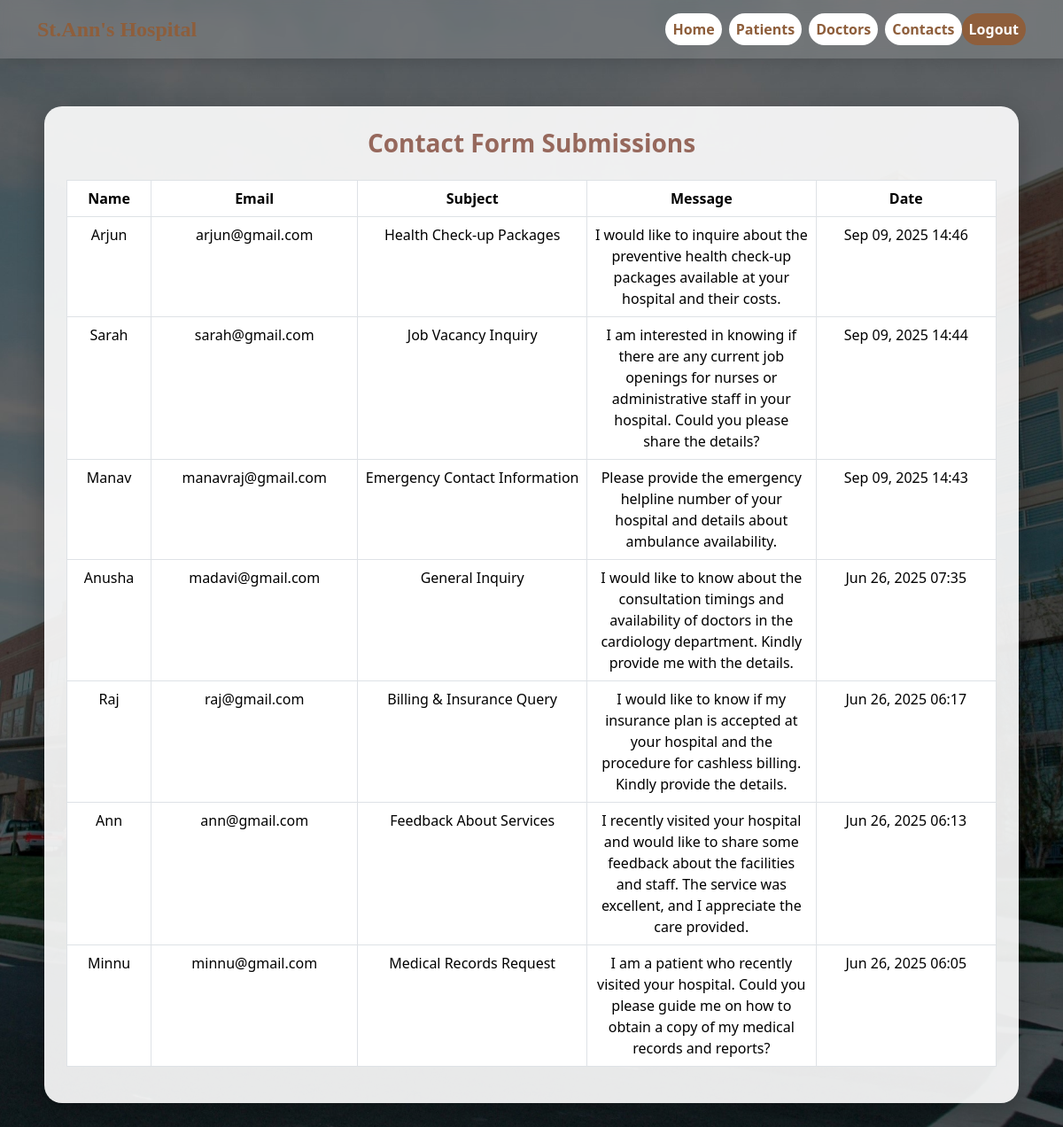
/view_contacts/ (signed in), run on the app's committed database.
### app/models.py (models this page shows, shortened)
class Contact(models.Model):
    name = models.CharField(max_length=100)
    email = models.EmailField()
    subject = models.CharField(max_length=200)
    message = models.TextField()
    submitted_at = models.DateTimeField(auto_now_add=True)

### app/views.py (the view)
# urls.py: path('view_contacts/', view_contacts, name='view_contacts'),
@login_required
def view_contacts(request):
    contacts = Contact.objects.all().order_by('-submitted_at')
    return render(request, 'view_contacts.html', {'contacts': contacts})

### app/templates/view_contacts.html (shortened to what this page needs)
{% load static %}
<!DOCTYPE html>
<html lang="en">
<head>
<link href="https://cdn.jsdelivr.net/npm/bootstrap@5.3.2/dist/css/bootstrap.min.css" rel="stylesheet">
</head>
<body>
<nav class="navbar navbar-expand-lg fixed-top">
  <div class="container-fluid">
    <a class="navbar-brand" href="{% url 'adminpage' %}">St.Ann's Hospital</a>
    <div class="collapse navbar-collapse" id="navbarNav">
      <ul class="navbar-nav ms-auto">
        <li class="nav-item"><a href="{% url 'adminpage' %}" class="nav-link btn-nav">Home</a></li>
        <li class="nav-item"><a href="{% url 'view_patient_by_admin' %}" class="nav-link btn-nav">Patients</a></li>
        <li class="nav-item"><a href="{% url 'view_doctors' %}" class="nav-link btn-nav">Doctors</a></li>
        <li class="nav-item"><a href="{% url 'view_contacts' %}" class="nav-link btn-nav">Contacts</a></li>
        <li class="nav-item"><a href="{% url 'logout' %}" class="nav-link btn-logout">Logout</a></li>
      </ul>
    </div>
  </div>
</nav>
<div class="container-table">
    <h3 class="mb-4 text-center">Contact Form Submissions</h3>
    <div class="table-responsive">
        <table class="table table-bordered table-hover">
            <thead>
                <tr>
                    <th>Name</th>
                    <th>Email</th>
                    <th>Subject</th>
                    <th>Message</th>
                    <th>Date</th>
                </tr>
            </thead>
            <tbody>
                {% for c in contacts %}
                <tr>
                    <td>{{ c.name }}</td>
                    <td>{{ c.email }}</td>
                    <td>{{ c.subject }}</td>
                    <td>{{ c.message }}</td>
                    <td>{{ c.submitted_at|date:"M d, Y H:i" }}</td>
                </tr>
                {% empty %}
                <tr>
                    <td colspan="5" class="text-center text-muted">No messages yet.</td>
                </tr>
                {% endfor %}
            </tbody>
        </table>
    </div>
</div>
</body>
</html>

### data on the page
Contact: name "Arjun", email "arjun@gmail.com", subject "Health Check-up Packages", message "I would like to inquire about the preventive health check-up packages available at your hospital and their costs.", submitted_at "Sep 09, 2025 14:46"
Contact: name "Sarah", email "sarah@gmail.com", subject "Job Vacancy Inquiry", message "I am interested in knowing if there are any current job openings for nurses or administrative staff in your hospital. Could you please share the details?", submitted_at "Sep 09, 2025 14:44"
Contact: name "Manav", email "manavraj@gmail.com", subject "Emergency Contact Information", message "Please provide the emergency helpline number of your hospital and details about ambulance availability.", submitted_at "Sep 09, 2025 14:43"
Contact: name "Anusha", email "madavi@gmail.com", subject "General Inquiry", message "I would like to know about the consultation timings and availability of doctors in the cardiology department. Kindly provide me with the details.", submitted_at "Jun 26, 2025 07:35"
Contact: name "Raj", email "raj@gmail.com", subject "Billing & Insurance Query", message "I would like to know if my insurance plan is accepted at your hospital and the procedure for cashless billing. Kindly provide the details.", submitted_at "Jun 26, 2025 06:17"
Contact: name "Ann", email "ann@gmail.com", subject "Feedback About Services", message "I recently visited your hospital and would like to share some feedback about the facilities and staff. The service was excellent, and I appreciate the care provided.", submitted_at "Jun 26, 2025 06:13"
Contact: name "Minnu", email "minnu@gmail.com", subject "Medical Records Request", message "I am a patient who recently visited your hospital. Could you please guide me on how to obtain a copy of my medical records and reports?", submitted_at "Jun 26, 2025 06:05"
